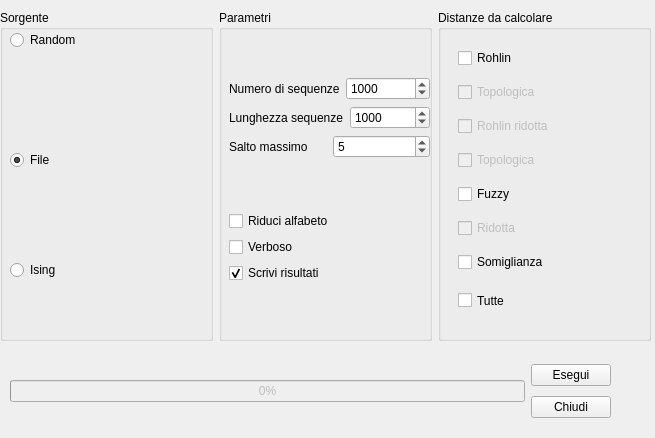
<?xml version="1.0" encoding="UTF-8"?>
<ui version="4.0">
 <class>MainWindow</class>
 <widget class="QMainWindow" name="MainWindow">
  <property name="geometry">
   <rect>
    <x>0</x>
    <y>0</y>
    <width>655</width>
    <height>438</height>
   </rect>
  </property>
  <property name="windowTitle">
   <string>Calcola distanze tra sequenze</string>
  </property>
  <widget class="QWidget" name="centralwidget">
   <widget class="QWidget" name="layoutWidget">
    <property name="geometry">
     <rect>
      <x>10</x>
      <y>360</y>
      <width>601</width>
      <height>62</height>
     </rect>
    </property>
    <layout class="QHBoxLayout" name="horizontalLayout_5">
     <item>
      <widget class="QProgressBar" name="progressBar">
       <property name="enabled">
        <bool>false</bool>
       </property>
       <property name="value">
        <number>0</number>
       </property>
      </widget>
     </item>
     <item>
      <layout class="QVBoxLayout" name="verticalLayout_4">
       <item>
        <widget class="QPushButton" name="startButton">
         <property name="text">
          <string>Esegui</string>
         </property>
        </widget>
       </item>
       <item>
        <widget class="QPushButton" name="closeButton">
         <property name="text">
          <string>Chiudi</string>
         </property>
        </widget>
       </item>
      </layout>
     </item>
    </layout>
   </widget>
   <widget class="QWidget" name="layoutWidget">
    <property name="geometry">
     <rect>
      <x>0</x>
      <y>10</y>
      <width>651</width>
      <height>331</height>
     </rect>
    </property>
    <layout class="QHBoxLayout" name="horizontalLayout">
     <item>
      <widget class="QGroupBox" name="groupBox">
       <property name="title">
        <string>Sorgente</string>
       </property>
       <widget class="QRadioButton" name="fromRandom">
        <property name="geometry">
         <rect>
          <x>10</x>
          <y>20</y>
          <width>97</width>
          <height>20</height>
         </rect>
        </property>
        <property name="text">
         <string>Random</string>
        </property>
       </widget>
       <widget class="QRadioButton" name="fromFile">
        <property name="geometry">
         <rect>
          <x>10</x>
          <y>140</y>
          <width>97</width>
          <height>20</height>
         </rect>
        </property>
        <property name="text">
         <string>File</string>
        </property>
        <property name="checked">
         <bool>true</bool>
        </property>
       </widget>
       <widget class="QRadioButton" name="fromIsing">
        <property name="geometry">
         <rect>
          <x>10</x>
          <y>250</y>
          <width>97</width>
          <height>20</height>
         </rect>
        </property>
        <property name="text">
         <string>Ising</string>
        </property>
       </widget>
      </widget>
     </item>
     <item>
      <widget class="QGroupBox" name="groupBox_2">
       <property name="title">
        <string>Parametri</string>
       </property>
       <widget class="QWidget" name="">
        <property name="geometry">
         <rect>
          <x>10</x>
          <y>20</y>
          <width>201</width>
          <height>301</height>
         </rect>
        </property>
        <layout class="QVBoxLayout" name="verticalLayout_2">
         <item>
          <layout class="QVBoxLayout" name="verticalLayout_5">
           <item>
            <layout class="QHBoxLayout" name="horizontalLayout_2">
             <item>
              <widget class="QLabel" name="label">
               <property name="text">
                <string>Numero di sequenze</string>
               </property>
               <property name="wordWrap">
                <bool>true</bool>
               </property>
               <property name="buddy">
                <cstring>spinBox</cstring>
               </property>
              </widget>
             </item>
             <item>
              <widget class="QSpinBox" name="spinBox">
               <property name="minimum">
                <number>1</number>
               </property>
               <property name="maximum">
                <number>5000</number>
               </property>
               <property name="singleStep">
                <number>100</number>
               </property>
               <property name="value">
                <number>1000</number>
               </property>
              </widget>
             </item>
            </layout>
           </item>
           <item>
            <layout class="QHBoxLayout" name="horizontalLayout_3">
             <item>
              <widget class="QLabel" name="label_2">
               <property name="text">
                <string>Lunghezza sequenze</string>
               </property>
               <property name="wordWrap">
                <bool>true</bool>
               </property>
               <property name="buddy">
                <cstring>spinBox_3</cstring>
               </property>
              </widget>
             </item>
             <item>
              <widget class="QSpinBox" name="spinBox_3">
               <property name="minimum">
                <number>1</number>
               </property>
               <property name="maximum">
                <number>5000</number>
               </property>
               <property name="singleStep">
                <number>100</number>
               </property>
               <property name="value">
                <number>1000</number>
               </property>
              </widget>
             </item>
            </layout>
           </item>
           <item>
            <layout class="QHBoxLayout" name="horizontalLayout_4">
             <item>
              <widget class="QLabel" name="label_3">
               <property name="text">
                <string>Salto massimo</string>
               </property>
               <property name="wordWrap">
                <bool>true</bool>
               </property>
               <property name="buddy">
                <cstring>spinBox_2</cstring>
               </property>
              </widget>
             </item>
             <item>
              <widget class="QSpinBox" name="spinBox_2">
               <property name="maximum">
                <number>100</number>
               </property>
               <property name="value">
                <number>5</number>
               </property>
              </widget>
             </item>
            </layout>
           </item>
          </layout>
         </item>
         <item>
          <layout class="QVBoxLayout" name="verticalLayout">
           <item>
            <widget class="QCheckBox" name="checkBox_4">
             <property name="text">
              <string>Riduci alfabeto</string>
             </property>
            </widget>
           </item>
           <item>
            <widget class="QCheckBox" name="checkBox_2">
             <property name="text">
              <string>Verboso</string>
             </property>
            </widget>
           </item>
           <item>
            <widget class="QCheckBox" name="checkBox_3">
             <property name="text">
              <string>Scrivi risultati</string>
             </property>
             <property name="checked">
              <bool>true</bool>
             </property>
            </widget>
           </item>
          </layout>
         </item>
        </layout>
       </widget>
      </widget>
     </item>
     <item>
      <widget class="QGroupBox" name="groupBox_3">
       <property name="title">
        <string>Distanze da calcolare</string>
       </property>
       <widget class="QWidget" name="layoutWidget">
        <property name="geometry">
         <rect>
          <x>20</x>
          <y>30</y>
          <width>161</width>
          <height>241</height>
         </rect>
        </property>
        <layout class="QVBoxLayout" name="verticalLayout_3">
         <item>
          <widget class="QCheckBox" name="checkRohlin">
           <property name="text">
            <string>Rohlin</string>
           </property>
          </widget>
         </item>
         <item>
          <widget class="QCheckBox" name="checkRohlinTop">
           <property name="enabled">
            <bool>false</bool>
           </property>
           <property name="text">
            <string>Topologica</string>
           </property>
          </widget>
         </item>
         <item>
          <widget class="QCheckBox" name="checkRidotta">
           <property name="enabled">
            <bool>false</bool>
           </property>
           <property name="text">
            <string>Rohlin ridotta</string>
           </property>
          </widget>
         </item>
         <item>
          <widget class="QCheckBox" name="checkRidottaTop">
           <property name="enabled">
            <bool>false</bool>
           </property>
           <property name="text">
            <string>Topologica</string>
           </property>
          </widget>
         </item>
         <item>
          <widget class="QCheckBox" name="checkFuzzy">
           <property name="text">
            <string>Fuzzy</string>
           </property>
          </widget>
         </item>
         <item>
          <widget class="QCheckBox" name="checkBox_5">
           <property name="enabled">
            <bool>false</bool>
           </property>
           <property name="text">
            <string>Ridotta</string>
           </property>
          </widget>
         </item>
         <item>
          <widget class="QCheckBox" name="checkSomiglianza">
           <property name="text">
            <string>Somiglianza</string>
           </property>
          </widget>
         </item>
        </layout>
       </widget>
       <widget class="QCheckBox" name="allDistance">
        <property name="geometry">
         <rect>
          <x>20</x>
          <y>280</y>
          <width>161</width>
          <height>21</height>
         </rect>
        </property>
        <property name="text">
         <string>Tutte</string>
        </property>
        <property name="tristate">
         <bool>true</bool>
        </property>
       </widget>
      </widget>
     </item>
    </layout>
   </widget>
  </widget>
  <widget class="QMenuBar" name="menubar">
   <property name="geometry">
    <rect>
     <x>0</x>
     <y>0</y>
     <width>655</width>
     <height>23</height>
    </rect>
   </property>
  </widget>
 </widget>
 <resources/>
 <connections>
  <connection>
   <sender>closeButton</sender>
   <signal>clicked()</signal>
   <receiver>MainWindow</receiver>
   <slot>close()</slot>
   <hints>
    <hint type="sourcelabel">
     <x>478</x>
     <y>417</y>
    </hint>
    <hint type="destinationlabel">
     <x>463</x>
     <y>445</y>
    </hint>
   </hints>
  </connection>
  <connection>
   <sender>checkRidotta</sender>
   <signal>clicked(bool)</signal>
   <receiver>checkRidottaTop</receiver>
   <slot>setEnabled(bool)</slot>
   <hints>
    <hint type="sourcelabel">
     <x>463</x>
     <y>126</y>
    </hint>
    <hint type="destinationlabel">
     <x>475</x>
     <y>152</y>
    </hint>
   </hints>
  </connection>
  <connection>
   <sender>checkRohlin</sender>
   <signal>clicked(bool)</signal>
   <receiver>checkRohlinTop</receiver>
   <slot>setChecked(bool)</slot>
   <hints>
    <hint type="sourcelabel">
     <x>491</x>
     <y>71</y>
    </hint>
    <hint type="destinationlabel">
     <x>494</x>
     <y>98</y>
    </hint>
   </hints>
  </connection>
  <connection>
   <sender>checkRohlin</sender>
   <signal>clicked(bool)</signal>
   <receiver>checkRidotta</receiver>
   <slot>setEnabled(bool)</slot>
   <hints>
    <hint type="sourcelabel">
     <x>438</x>
     <y>64</y>
    </hint>
    <hint type="destinationlabel">
     <x>453</x>
     <y>128</y>
    </hint>
   </hints>
  </connection>
  <connection>
   <sender>checkFuzzy</sender>
   <signal>clicked(bool)</signal>
   <receiver>checkBox_5</receiver>
   <slot>setEnabled(bool)</slot>
   <hints>
    <hint type="sourcelabel">
     <x>467</x>
     <y>191</y>
    </hint>
    <hint type="destinationlabel">
     <x>468</x>
     <y>217</y>
    </hint>
   </hints>
  </connection>
  <connection>
   <sender>checkRohlin</sender>
   <signal>clicked(bool)</signal>
   <receiver>checkRohlinTop</receiver>
   <slot>setEnabled(bool)</slot>
   <hints>
    <hint type="sourcelabel">
     <x>463</x>
     <y>71</y>
    </hint>
    <hint type="destinationlabel">
     <x>459</x>
     <y>98</y>
    </hint>
   </hints>
  </connection>
 </connections>
</ui>
